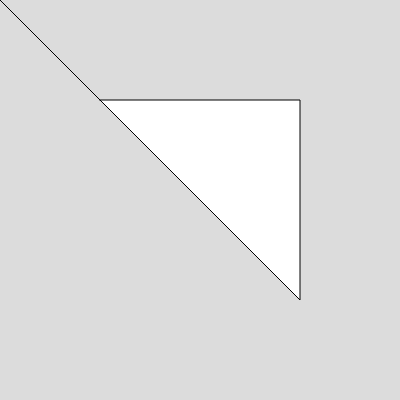
Frame 1 (no input)
Frame 60 (no input): identical to frame 1, image omitted
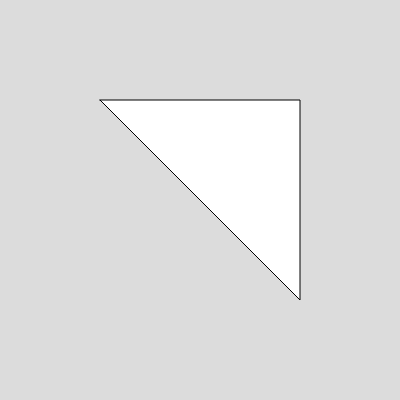
Frame 120 (the mouse pressed at the canvas centre since frame 60)

The p5.js sketch that drew these frames (run headless with seeded random() and noise() and a simulated clock; from frame 60 on, the mouse is pressed at the canvas centre):

// p5.js sketch
// ── sketch.js
function setup() {
  createCanvas(400, 400);
}

function draw() {
  background(220);

  beginShape();
  vertex(100, 100);
  vertex(300, 100);
  vertex(300, 300);
  vertex(mouseX, mouseY);
  endShape(CLOSE);
  // CLOSE the shape,
  // connecting the last vertex to the first vertex, 
}
